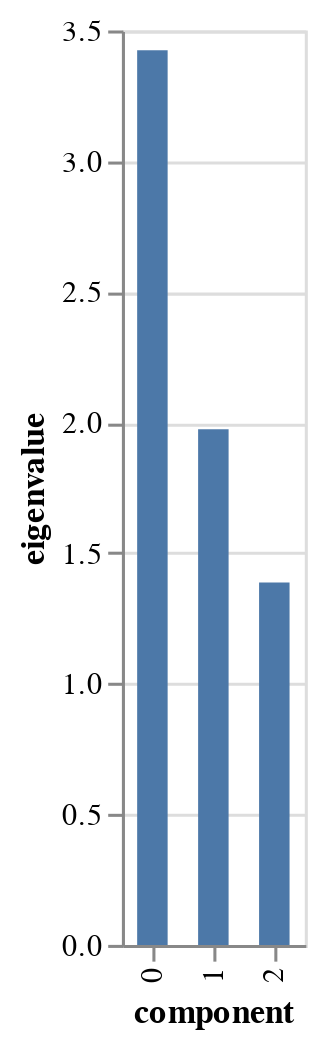

Notebook code for this chart:
### Code cell
pca.scree_plot()

### Figure 1 — Vega-Lite specification as saved in the notebook (floating-point values rounded to 4 significant figures)
{"config": {"view": {"continuousWidth": 400, "continuousHeight": 300}}, "data": {"name": "data-83b950086b714335f9dcf9302614373e"}, "mark": {"type": "bar", "size": 10}, "encoding": {"tooltip": [{"field": "component", "type": "nominal"}, {"field": "eigenvalue", "type": "quantitative"}, {"field": "% of variance", "type": "quantitative"}, {"field": "% of variance (cumulative)", "type": "quantitative"}], "x": {"field": "component", "type": "nominal"}, "y": {"field": "eigenvalue", "type": "quantitative"}}, "$schema": "https://vega.github.io/schema/vega-lite/v4.17.0.json", "datasets": {"data-83b950086b714335f9dcf9302614373e": [{"component": "0", "eigenvalue": 3.425, "% of variance": 22.83, "% of variance (cumulative)": 22.83}, {"component": "1", "eigenvalue": 1.973, "% of variance": 13.16, "% of variance (cumulative)": 35.99}, {"component": "2", "eigenvalue": 1.387, "% of variance": 9.246, "% of variance (cumulative)": 45.23}]}}
